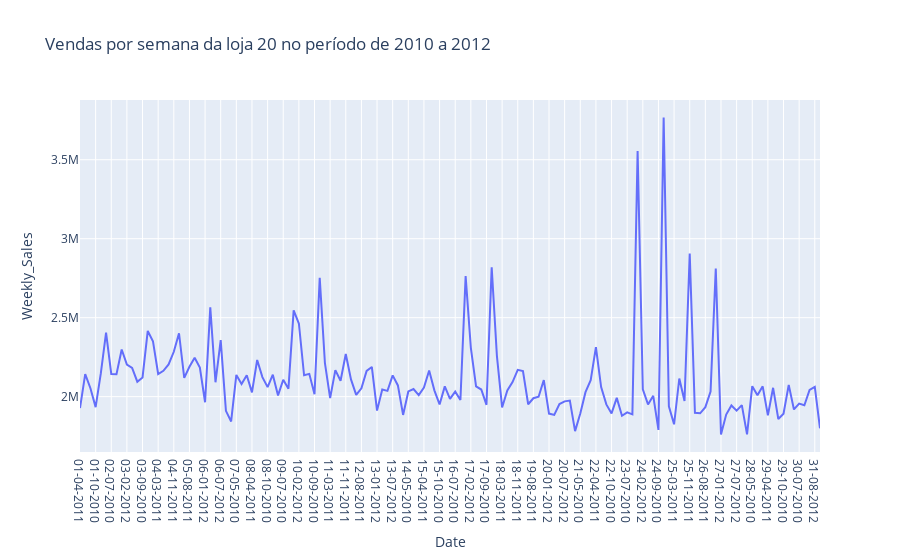

Write notebook code for a chart like this one.
### Code cell
loja_20 = walmart[walmart['Store'] == 20]
loja_20 = loja_20.sort_values(by='Date')
# plotar o gráfico
fig = ex.line(loja_20, x='Date', y='Weekly_Sales', title='Vendas por semana da loja 20 no período de 2010 a 2012')
fig.show()

### Figure 1 — Plotly figure (JSON) as saved in the notebook; plotly's stock layout.template omitted (floating-point values rounded to 4 significant figures; data arrays with more than 128 entries replaced by an {"elided": "..."} marker saying what was removed)
{"data": [{"hovertemplate": "Date=%{x}<br>Weekly_Sales=%{y}<extra></extra>", "legendgroup": "", "line": {"color": "#636efa", "dash": "solid"}, "marker": {"symbol": "circle"}, "mode": "lines", "name": "", "orientation": "v", "showlegend": false, "type": "scatter", "x": {"elided": "143 str values"}, "xaxis": "x", "y": {"elided": "143 float values"}, "yaxis": "y"}], "layout": {"legend": {"tracegroupgap": 0}, "title": {"text": "Vendas por semana da loja 20 no período de 2010 a 2012"}, "xaxis": {"anchor": "y", "domain": [0, 1], "title": {"text": "Date"}}, "yaxis": {"anchor": "x", "domain": [0, 1], "title": {"text": "Weekly_Sales"}}}}
